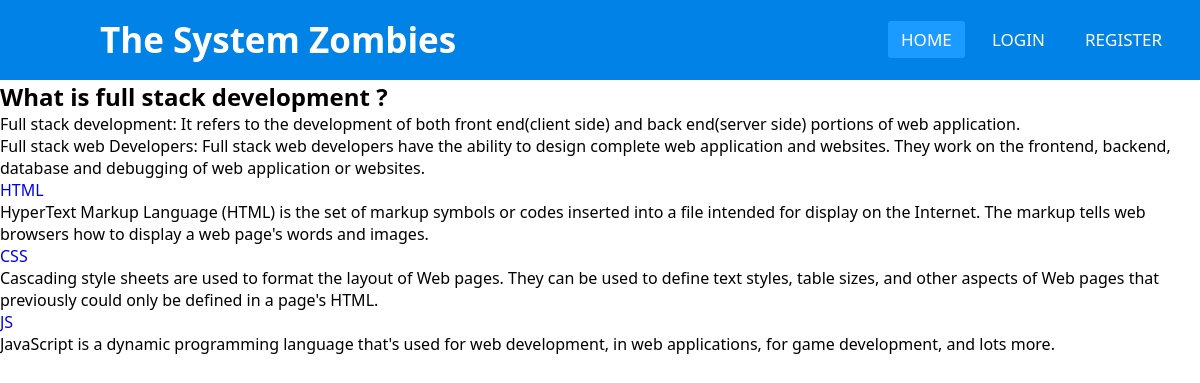
Before: / with the older database file.
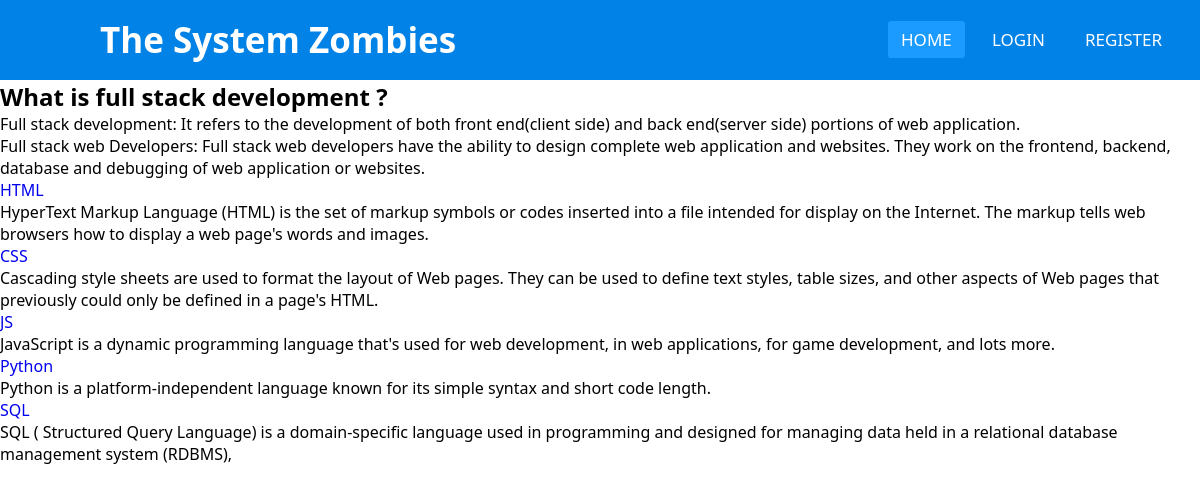
After: the same page with the newer database file.
### main/models.py (models this page shows, shortened)
class DevName(models.Model):
    name=models.CharField(max_length=200)
    desc=models.TextField(default='')

### main/views.py (the view)
# urls.py: path('', views.home, name="home"),
def home(request):
    devname= DevName.objects
    return render(request,'home.html',{"devname":devname})

### templates/home.html (shortened to what this page needs)
{% extends 'base.html' %}
{% block content %}
<h2> What is full stack development ? </h2>
<p> Full stack development: It refers to the development of both front end(client side) and back end(server side) portions of web application.</p>
<p> Full stack web Developers: Full stack web developers have the ability to design complete web application and websites. They work on the frontend, backend, database and debugging of web application or websites. </p>
<div>
{% for x in devname.all%}
<a href= "/video/{{x.id}}/"> {{x.name}} </a>
<div> {{x.desc}} </div>
{%endfor%}
{% endblock %}

### templates/base.html (shortened to what this page needs)
{% load static %}
<html>
<head>
        <link rel= "stylesheet" href= "{%static 'style1.css'%}">
</head>
<body>
 <nav>
            <label class="logo">The System Zombies</label>
            <ul>
                <li><a class="active" href="http://127.0.0.1:8000/">HOME</a></li>
                {% if user.is_authenticated %}
                <li><a href="/logout"> LOGOUT </a></li>
                <li><a href="/review">FEEDBACK</a></li>
                {% else %}
                <li><a href="/login"> LOGIN </a></li>
                <li><a href="/register"> REGISTER </a></li>
                {% endif %}
            </ul>
        </nav>
<div id="content", name="content">
      {% block content %}
      {% endblock %}
</div>
</body>
</html>

### static/style1.css (style rules this page uses)
* { padding: 0; margin: 0; text-decoration: none; list-style: none; box-sizing: border-box; }
body { font-family: 'Segoe UI', Tahoma, Geneva, Verdana, sans-serif; }
nav { background: #0082e6; height: 80px; width: 100%; }
label.logo { color: white; font-size: 35px; line-height: 80px; padding: 0 100px; font-weight: bold; }
nav ul { float:right; margin-right: 20px; }
nav ul li { display: inline-block; line-height: 80px; margin: 0 5px; }
nav ul li a { color: white; font-size: 17px; padding: 7px 13px; border-radius: 3px; text-transform: uppercase; }
a.active,a:hover { background: #1b9bff; transition: .5s; }

Changed rows visible on the page:
added DevName: name "Python", desc "Python is a platform-independent language known for its simple syntax and short code length."
added DevName: name "SQL", desc "SQL ( Structured Query Language) is a domain-specific language used in programming and designed for managing data held in a relational database management system (RDBMS),"
